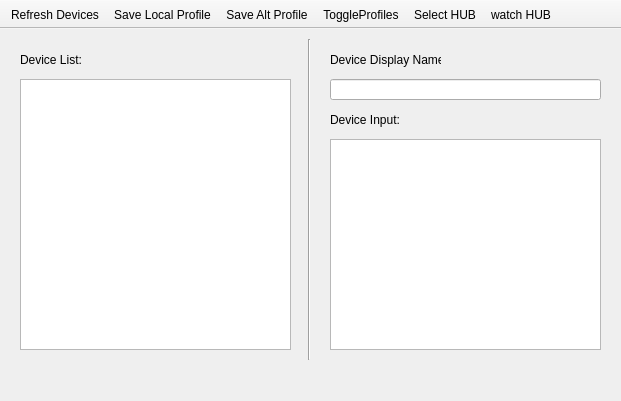
<?xml version="1.0" encoding="UTF-8"?>
<ui version="4.0">
 <class>DisplayManagerClass</class>
 <widget class="QMainWindow" name="DisplayManagerClass">
  <property name="geometry">
   <rect>
    <x>0</x>
    <y>0</y>
    <width>621</width>
    <height>401</height>
   </rect>
  </property>
  <property name="windowTitle">
   <string>DisplayManager</string>
  </property>
  <widget class="QWidget" name="centralWidget">
   <widget class="QListView" name="list_devices">
    <property name="geometry">
     <rect>
      <x>20</x>
      <y>50</y>
      <width>271</width>
      <height>271</height>
     </rect>
    </property>
   </widget>
   <widget class="QLineEdit" name="input_name">
    <property name="geometry">
     <rect>
      <x>330</x>
      <y>50</y>
      <width>271</width>
      <height>21</height>
     </rect>
    </property>
   </widget>
   <widget class="QListView" name="list_inputs">
    <property name="geometry">
     <rect>
      <x>330</x>
      <y>110</y>
      <width>271</width>
      <height>211</height>
     </rect>
    </property>
   </widget>
   <widget class="QLabel" name="label">
    <property name="geometry">
     <rect>
      <x>330</x>
      <y>20</y>
      <width>111</width>
      <height>21</height>
     </rect>
    </property>
    <property name="text">
     <string>Device Display Name:</string>
    </property>
   </widget>
   <widget class="QLabel" name="label_2">
    <property name="geometry">
     <rect>
      <x>330</x>
      <y>80</y>
      <width>81</width>
      <height>21</height>
     </rect>
    </property>
    <property name="text">
     <string>Device Input:</string>
    </property>
   </widget>
   <widget class="QLabel" name="label_3">
    <property name="geometry">
     <rect>
      <x>20</x>
      <y>20</y>
      <width>91</width>
      <height>21</height>
     </rect>
    </property>
    <property name="text">
     <string>Device List:</string>
    </property>
   </widget>
   <widget class="Line" name="line">
    <property name="geometry">
     <rect>
      <x>284</x>
      <y>10</y>
      <width>51</width>
      <height>321</height>
     </rect>
    </property>
    <property name="orientation">
     <enum>Qt::Vertical</enum>
    </property>
   </widget>
  </widget>
  <widget class="QToolBar" name="toolbar_top">
   <property name="windowTitle">
    <string>toolbar_top</string>
   </property>
   <property name="movable">
    <bool>false</bool>
   </property>
   <property name="floatable">
    <bool>false</bool>
   </property>
   <attribute name="toolBarArea">
    <enum>TopToolBarArea</enum>
   </attribute>
   <attribute name="toolBarBreak">
    <bool>false</bool>
   </attribute>
   <addaction name="action_refresh"/>
   <addaction name="action_savea"/>
   <addaction name="action_saveb"/>
   <addaction name="action_toggle"/>
   <addaction name="action_select"/>
   <addaction name="action_watch"/>
  </widget>
  <action name="action_refresh">
   <property name="text">
    <string>Refresh Devices</string>
   </property>
  </action>
  <action name="action_savea">
   <property name="text">
    <string>Save Local Profile</string>
   </property>
  </action>
  <action name="action_saveb">
   <property name="text">
    <string>Save Alt Profile</string>
   </property>
  </action>
  <action name="action_toggle">
   <property name="text">
    <string>ToggleProfiles</string>
   </property>
  </action>
  <action name="action_select">
   <property name="text">
    <string>Select HUB</string>
   </property>
  </action>
  <action name="action_watch">
   <property name="checkable">
    <bool>true</bool>
   </property>
   <property name="text">
    <string>watch HUB</string>
   </property>
  </action>
 </widget>
 <layoutdefault spacing="6" margin="11"/>
 <resources>
  <include location="DisplayManager.qrc"/>
 </resources>
 <connections/>
</ui>
